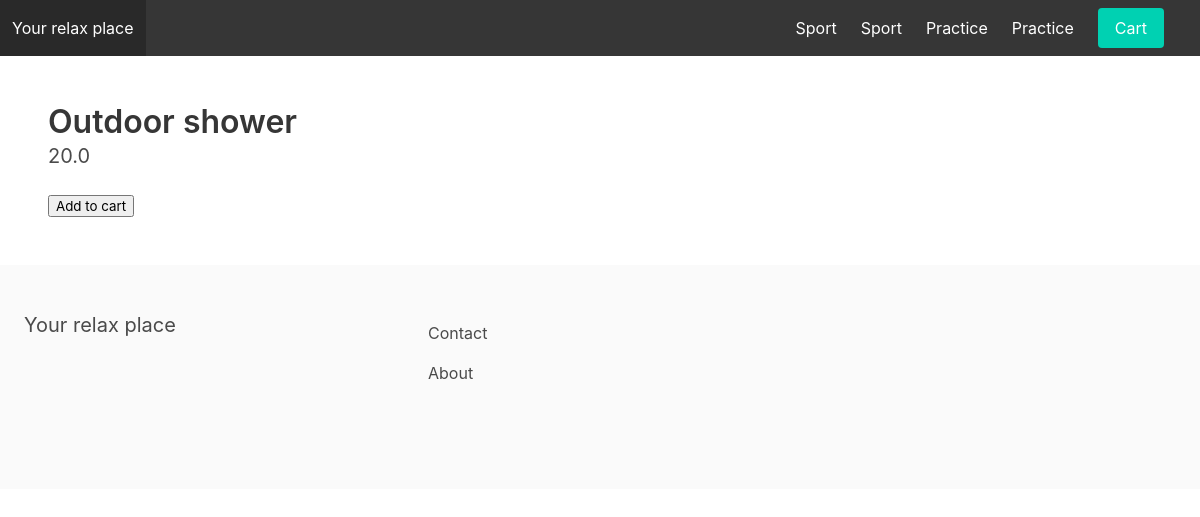
The page /sport/outdoor_shower/ on the database its author committed.
### apps/store/models.py (models this page shows, shortened)
class Category(models.Model):
    title=models.CharField(max_length=255)
    slug=models.SlugField(max_length=255)
    ordering=models.IntegerField(default=0)
    class Meta:
        verbose_name_plural = 'Categories'
        ordering=('ordering', )

class Product(models.Model):
    category = models.ForeignKey(Category, related_name='products', on_delete=models.CASCADE)
    title=models.CharField(max_length=255)
    slug=models.SlugField(max_length=255)
    description = models.TextField(blank=True, null=True)
    price = models.FloatField()
    is_featured=models.BooleanField(default=False)
    date_added=models.DateTimeField(auto_now_add=True)
    class Meta:
        ordering=('-date_added',)

### apps/store/views.py (the view)
# urls.py: path('<slug:category_slug>/<slug:slug>/', product_detail, name='product_detail'),
def product_detail(request, category_slug, slug):
    product=get_object_or_404(Product, slug=slug)
    context = {
        'product': product
    }
    return render(request, 'product_detail.html', context)

### apps/store/context_processors.py (called while the page is built)
def menu_categories(requst):
    categories=Category.objects.all()
    return {'menu_categories': categories}

### apps/store/templates/product_detail.html (shortened to what this page needs)
{% extends 'base.html'%}
{% block content %}
    <div id="productapp">
        <h1 class='title'>{{ product.title }}</h1>
        <h2 class='subtitle'>{{ product.price }}</h2>
            <button @click="addToCart({{ ptoduct.id }})">Add to cart</button>
    </div>
{% endblock %}

### apps/core/templates/base.html (shortened to what this page needs)
{% load static %}
<!DOCTYPE html>
<html>
	<head>
		<link rel="stylesheet" href="https://cdn.jsdelivr.net/npm/bulma@0.9.0/css/bulma.min.css">
	</head>
	<body>
		<nav class="navbar is-dark" id="navbarapp">
			<div class="navbar-brand">
				<a class="navbar-item" href="{% url 'frontpage' %}">Your relax place</a>
			</div>
			<div id="main-navbar" class="navbar-menu" :class="{ 'is-active': menuClass }">
				<div class="navbar-start">
					<div class="navbar-item">
					</div>
				</div>
				<div class="navbar-end">
					{% for category in menu_categories %}
						{% if not category.children.all %}
						<a class="navbar-item">{{category.title}}</a>
                        	<a href="{% url 'category_detail' category.slug %}" class="navbar-item">{{ category.title }}</a>
						{% endif %}
					{% endfor %}
					<div class="navbar-item">
						<a href="{% url 'cart' %}" class="button is-primary">Cart</a>
					</div>
					{% if request.user.is_authenticated %}
						<div class="navbar-item">
							{% comment %} <a href="{% url 'myaccount' %}" class="button is-light">My account</a> {% endcomment %}
						</div>
					{% else %}
						<div class="navbar-item">
						</div>
					{% endif %}
				</div>
			</div>
		</nav>
		<section class="section">
			{% block content %}
            {% endblock %}
		</section>
		<footer class="footer">
			<div class="columns">
				<div class="column is-4">
					<h2 class="subtitle">Your relax place</h2>
				</div>
				<div class="column is-8">
					<a href="{% url 'contact' %}" class="navbar-item">Contact</a>
					<a href="{% url 'about' %}" class="navbar-item">About</a>
				</div>
			</div>
		</footer>
	</body>
</html>

### rows shown on the page
Category: title "Sport"
Category: title "Practice"
Product: title "Outdoor shower", price "20.0"
